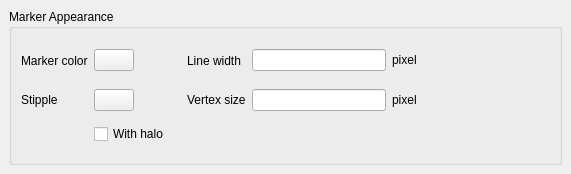
<ui version="4.0" >
 <class>MarkerBrowserConfigPage2</class>
 <widget class="QFrame" name="MarkerBrowserConfigPage2" >
  <property name="geometry" >
   <rect>
    <x>0</x>
    <y>0</y>
    <width>571</width>
    <height>174</height>
   </rect>
  </property>
  <property name="windowTitle" >
   <string>Marker Database Browser</string>
  </property>
  <layout class="QVBoxLayout" >
   <property name="margin" >
    <number>9</number>
   </property>
   <property name="spacing" >
    <number>6</number>
   </property>
   <item>
    <widget class="QGroupBox" name="groupBox_2" >
     <property name="title" >
      <string>Marker Appearance</string>
     </property>
     <layout class="QGridLayout" >
      <property name="margin" >
       <number>9</number>
      </property>
      <property name="spacing" >
       <number>6</number>
      </property>
      <item row="2" column="1" colspan="2" >
       <widget class="QCheckBox" name="halo_cb" >
        <property name="text" >
         <string>With halo</string>
        </property>
        <property name="tristate" >
         <bool>true</bool>
        </property>
       </widget>
      </item>
      <item row="1" column="4" >
       <widget class="QLineEdit" name="vs_le" />
      </item>
      <item row="0" column="4" >
       <widget class="QLineEdit" name="lw_le" />
      </item>
      <item row="1" column="5" >
       <widget class="QLabel" name="label_5" >
        <property name="text" >
         <string>pixel</string>
        </property>
       </widget>
      </item>
      <item row="0" column="6" >
       <spacer>
        <property name="orientation" >
         <enum>Qt::Horizontal</enum>
        </property>
        <property name="sizeHint" >
         <size>
          <width>71</width>
          <height>31</height>
         </size>
        </property>
       </spacer>
      </item>
      <item row="0" column="5" >
       <widget class="QLabel" name="textLabel2_2" >
        <property name="sizePolicy" >
         <sizepolicy>
          <hsizetype>0</hsizetype>
          <vsizetype>0</vsizetype>
          <horstretch>0</horstretch>
          <verstretch>0</verstretch>
         </sizepolicy>
        </property>
        <property name="text" >
         <string>pixel</string>
        </property>
       </widget>
      </item>
      <item row="0" column="3" >
       <widget class="QLabel" name="textLabel1_4" >
        <property name="text" >
         <string>Line width</string>
        </property>
       </widget>
      </item>
      <item row="0" column="2" >
       <spacer>
        <property name="orientation" >
         <enum>Qt::Horizontal</enum>
        </property>
        <property name="sizeType" >
         <enum>QSizePolicy::Fixed</enum>
        </property>
        <property name="sizeHint" >
         <size>
          <width>41</width>
          <height>31</height>
         </size>
        </property>
       </spacer>
      </item>
      <item row="1" column="3" >
       <widget class="QLabel" name="vs_lbl" >
        <property name="text" >
         <string>Vertex size</string>
        </property>
       </widget>
      </item>
      <item row="0" column="1" >
       <widget class="lay::ColorButton" name="color_pb" >
        <property name="toolTip" >
         <string>The color in which the markers are drawn</string>
        </property>
        <property name="text" >
         <string/>
        </property>
       </widget>
      </item>
      <item row="0" column="0" >
       <widget class="QLabel" name="textLabel3_2" >
        <property name="text" >
         <string>Marker color</string>
        </property>
       </widget>
      </item>
      <item row="1" column="0" >
       <widget class="QLabel" name="label" >
        <property name="text" >
         <string>Stipple</string>
        </property>
       </widget>
      </item>
      <item row="1" column="1" >
       <widget class="lay::DitherPatternSelectionButton" name="stipple_pb" >
        <property name="text" >
         <string/>
        </property>
       </widget>
      </item>
     </layout>
    </widget>
   </item>
  </layout>
 </widget>
 <layoutdefault spacing="6" margin="11" />
 <customwidgets>
  <customwidget>
   <class>lay::DitherPatternSelectionButton</class>
   <extends>QPushButton</extends>
   <header>layWidgets.h</header>
  </customwidget>
  <customwidget>
   <class>lay::ColorButton</class>
   <extends>QPushButton</extends>
   <header>layWidgets.h</header>
  </customwidget>
 </customwidgets>
 <resources/>
 <connections/>
</ui>
